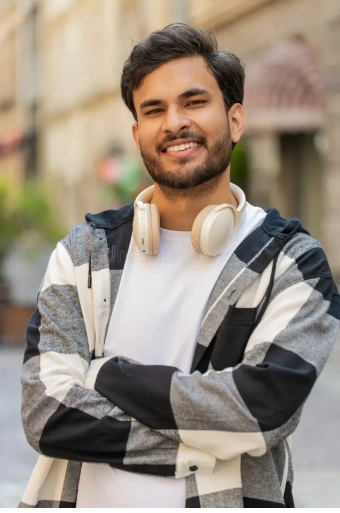
#> input picture 10_Sharpening/input1.jpg, 340 x 513 px
$ python program.py
#> lines starting #> are read from the running program, lines starting #| are printed output that depends on the picture
import cv2
import numpy as np
img = cv2.imread("input1.jpg",0)
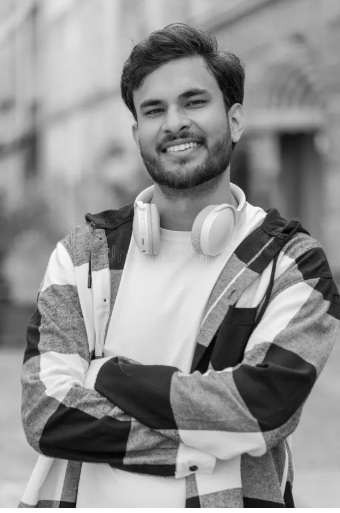
#> img: shape (513, 340); min 0, max 255, mean 144.7
kernel = np.array([[0,-1,0],[-1,5,-1],[0,-1,0]])
sharp = cv2.filter2D(img,-1,kernel)
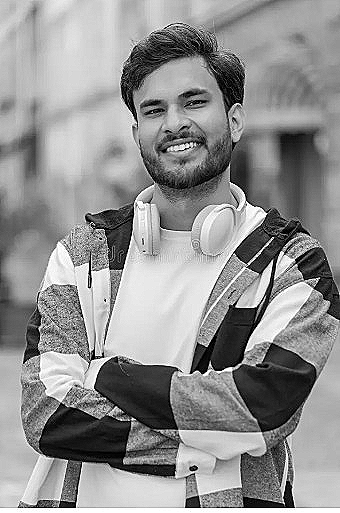
#> sharp: shape (513, 340); min 0, max 255, mean 144.8
cv2.imshow("output.png",img)
cv2.imshow("Sharpend image",sharp)
cv2.imwrite("output.png",sharp)
cv2.waitKey(0)
#> (the run stopped early here; a loop or call above may not have finished)
